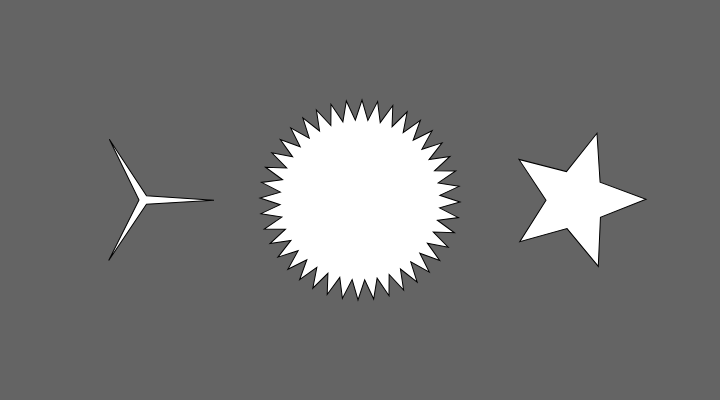
Frame 1 (no input)
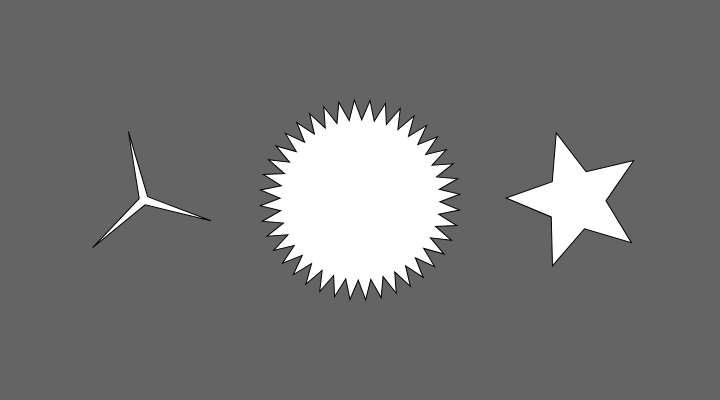
Frame 60 (no input)
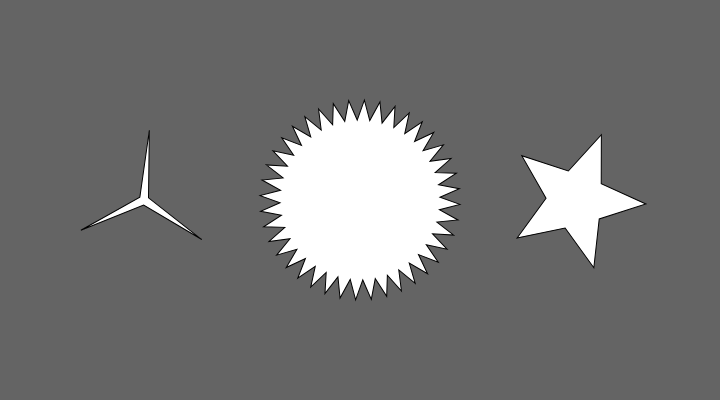
Frame 120 (the mouse pressed at the canvas centre since frame 60)

The p5.js sketch that drew these frames (run headless with seeded random() and noise() and a simulated clock; from frame 60 on, the mouse is pressed at the canvas centre):

// p5.js sketch
// ── sketch.js
function setup() {
    createCanvas(720, 400);
}

function draw() {
    background(100);

    push();
    translate(width * 0.2, height * 0.5);
    rotate(frameCount / 200.0);
    star(0, 0, 5, 70, 3);
    pop();

    push();
    translate(width * 0.5, height * 0.5);
    rotate(frameCount / 50.0);
    star(0, 0, 80, 100, 40);
    pop();

    push();
    translate(width * 0.8, height * 0.5);
    rotate(frameCount / -100.0);
    star(0, 0, 30, 70, 5);
    pop();
}

function star(x, y, radius1, radius2, npoints) {
    let angle = TWO_PI / npoints;
    let halfAngle = angle / 2.0;
    beginShape();
    for (let a = 0; a < TWO_PI; a += angle) {
        let sx = x + cos(a) * radius2;
        let sy = y + sin(a) * radius2;
        vertex(sx, sy);
        sx = x + cos(a + halfAngle) * radius1;
        sy = y + sin(a + halfAngle) * radius1;
        vertex(sx, sy);
    }
    endShape(CLOSE);
}
